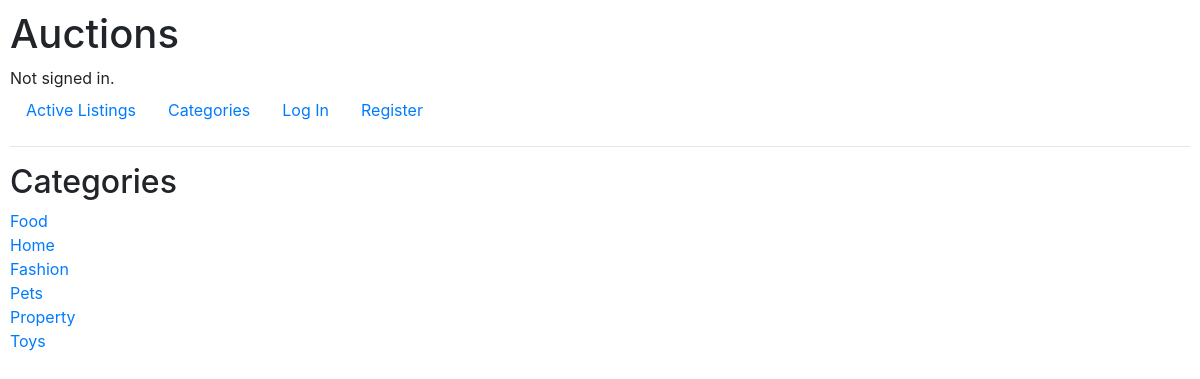
The page /categories on the database its author committed.
### auctions/models.py (models this page shows)
class Category(models.Model):
    name = models.CharField(max_length=100)
    def __str__(self):
        return f"{self.name}"

### auctions/views.py (the view)
# urls.py: path("categories", views.categories, name="categories"),
def categories(request):
    cat_list = Category.objects.all()
    return render(request, "auctions/categories.html", {
        "cat_list": cat_list
    })

### auctions/templates/auctions/categories.html
{% extends "auctions/layout.html" %}
{% block body %}
    <h2>Categories</h2>
    {% for cat in cat_list %}
        <a href="{% url 'category_listing' cat.name %}">{{cat}}</a>
        <br>
    {% endfor %}
{% endblock %}

### auctions/static/auctions/styles.css (style rules this page uses)
body { padding: 10px; }

### rows shown on the page
Category: name "Food"
Category: name "Home"
Category: name "Fashion"
Category: name "Pets"
Category: name "Property"
Category: name "Toys"
